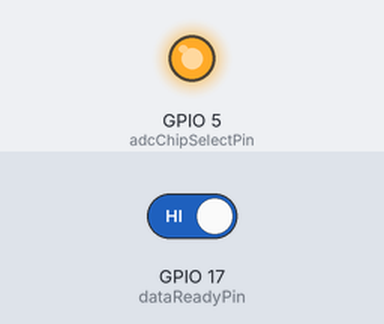
Recording of a sketch running on a simulated ESP32. Parts: output pins drawn as LEDs (lit = HIGH). Inputs (shaded band) come from the test bench; at power-on: GPIO 17 (dataReadyPin) HIGH. What the sketch prints to the serial monitor is not drawn.

Above: at 5.0 s.
5.1 s: GPIO 17 (dataReadyPin) driven LOW
Timing chart, 0 to 8.1 s (numbered marks = the images above; inputs shaded):
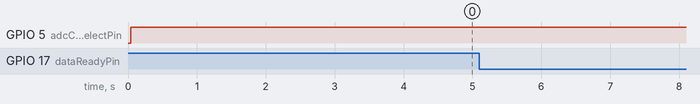

The sketch:

MCP3464.ino
```cpp
#include "MCP3464.h"

void setup()
{
  Serial.begin(115200);

  MCP3464 adc;

  adc.init();

  while(true)
  {
    for(int i=0; i<adc.numOfCh; i++)
    {
      Serial.printf("Ch %i: %d \n", i+1, adc.read());
    }
    Serial.println();
    delay(500);
  }

}

void loop()
{

}
```

MCP3464.cpp
```cpp
#include "MCP3464.h"
#include "Arduino.h"

/////////Interrupt Wrapper for Static to Non Static Conversion/////////
static MCP3464* adcList[numberOfAdcs] = {nullptr};
int instanceCount = 0;

template<unsigned ADC>
static void dataReady_Wrapper()
{
  (adcList[ADC])->dataReadyInterrupt();
}

static void (*const dataReady_Handler[numberOfAdcs])() =
{
  dataReady_Wrapper<0>
  // add as more stimulators appear
};
/////////////////////////////////////////////////////////////////////


MCP3464::MCP3464()
{
  instanceIndex = instanceCount;
  instanceCount++;
  adcList[instanceIndex] = this;
  Ch = 0;
  attachInterrupt(dataReadyPin, dataReady_Handler[instanceIndex], FALLING);
}


void MCP3464::dataReadyInterrupt()
{
  dataReady = true;
}


unsigned short MCP3464::read()
{
  // blocking wait for new data to be ready
  while(!dataReady);

  // SPI full duplex transfer
  digitalWrite(adcChipSelectPin,LOW);
  SPI.transfer(readConversionData);
  adcReading = (SPI.transfer(0) << 8);
  adcReading += SPI.transfer(0);
  digitalWrite(adcChipSelectPin, HIGH);

  nextCh();

  return (adcReading+32768);
}


void MCP3464::init()
{
  //SPI initialisation
  pinMode (adcChipSelectPin, OUTPUT);
  // set the ChipSelectPins high initially (CS active Low):
  digitalWrite(adcChipSelectPin, HIGH);
  // initialise SPI:
  SPI.begin();

  SPI.beginTransaction(SPISettings(20000000, MSBFIRST, SPI_MODE0));
  //set frequency to be 20 MHz,  bit order to Most Sig. first, set SPI mode to 0.
  //See Arduino SPI library documentation for details

  //SPI.setBitOrder(MSBFIRST);         // Not strictly needed but just to be sure.
  //SPI.setDataMode(SPI_MODE0);        // Not strictly needed but just to be sure.
  //SPI.setFrequency(20000000);        // The maximum frequency of the ADC is 20MHz

  unsigned char data[5];

  // ADC initialisation
  // Reset, initial config and tests connection
  writeData(&fullResetFastCmd, 1);

  // Write the initial config
  writeData(&initialConfigData[0], 7);

  // Check we can talk to the device
  readData(readConfigBytes, &data[0], 5);
  if ((data[1] != initialConfigData[1]) || (data[2] != initialConfigData[2]) || (data[3] != initialConfigData[3]) || (data[4] != initialConfigData[4]))
  {
    delay(1000);
    Serial.println();
    Serial.println("ADC Init fail");
    Serial.println();
    return;
  }

  // Set multiplexer of ADC to Ch0
  writeData(&muxRegisters[0][0], 2);

  // Start the first ADC conversion
  writeData(&startConversionFastCmd, 1);

  delay(1000);
  Serial.println("ADC OK");
}


// sets new multiplexer channel
void MCP3464::nextCh()
{
  Ch++;

  if (Ch >= numOfCh)
  {
    Ch = 0;
  }

  // Write the new ADC channel to multiplexer
  writeData(&muxRegisters[Ch][0], 2);

  // reset flag and wait for interrupt to flag for new adc reading
  dataReady = false;

  // Start the next conversion (single conversion mode)
  writeData(&startConversionFastCmd, 1);

}


void MCP3464::readData(unsigned char cmd, unsigned char *data, unsigned char len)
{
  digitalWrite(adcChipSelectPin,LOW); // chip Select pin low to read/write to ADC.

  // Write command byte
  *data = SPI.transfer(cmd);
  data++;
  len--;

  // Read remaining bytes
  while (len > 0)
  {
    *data = SPI.transfer(0);
    data++;
    len--;
  }

  digitalWrite(adcChipSelectPin,HIGH); // chip Select pin high to stop read/write of ADC
}


void MCP3464::writeData(const unsigned char *data, unsigned char len)
{
  digitalWrite(adcChipSelectPin,LOW); // chip Select pin low to read/write to ADC.

  // Write bytes
  while (len > 0)
  {
  (void)SPI.transfer(*data);
  data++;
  len--;
  }

  digitalWrite(adcChipSelectPin,HIGH); // chip Select pin high to stop read/write of ADC
}
```

MCP3464.h
```cpp
#pragma once
#include <SPI.h>

// change if more than one MCP3464 per arduino
#define numberOfAdcs 1

// SPI Pins
#define adcChipSelectPin 5
#define dataReadyPin 17

/**********************
 *
 * The MCP3464 class is for sending and receiving data through SPI to the MCP3464 ADC
 *
 ***********************/
class MCP3464{
protected:
    static constexpr const float vRef = 1.65;
    int Ch;
    signed short adcReading;

    // method to write register data to ADC
    void writeData(const unsigned char *data, unsigned char len);
    // method for reading ADC registers - for confirming ADC is initialised properly and for debugging
    void readData(unsigned char cmd, unsigned char *data, unsigned char len);
    // switches multiplexer to next channel
    void nextCh();

public:
    int numOfCh = 8;
    volatile bool dataReady = false;
    int instanceIndex = 0;
    // constructor
    MCP3464();
    //interrupt ISR to turn data ready flag true
    void dataReadyInterrupt();
    // method to initialise SPI and ADC
    void init();
    // method to read current adc channel
    unsigned short read();
};


// Datasheet for MCP3464: https://www.mouser.co.uk/datasheet/2/268/20006180C_MCP3461_2_4_Two_Four_Eight_Channel_LowNo-2297874.pdf
// Register definitions
#define REG_ADCDATA 0x00
#define REG_CONFIG0 0x01
#define REG_CONFIG1 0x02
#define REG_CONFIG2 0x03
#define REG_CONFIG3 0x04
#define REG_IRQ 0x05
#define REG_MUX 0x06
#define REG_SCAN 0x07
#define REG_TIMER 0x08
#define REG_OFFSETCAL 0x09
#define REG_GAINCAL 0x0A
#define REG_LOCK 0x0D

// ADC Commands and Registers
const unsigned char initialConfigData[7] =
{
 0b01000110, // Control byte: Device address 1, incremental write starting at address 1 (Config0 register)
 0b11000010, // Config0: No total shutdown, external clock (up to 20MHz clock input), 0uA on ADC inputs, ADC standby mode
 0b00000000, // Config1: No clock prescaler, 32 oversampling ratio, 00 (reserved bits)
 0b10001111, // Config2: 1x Boost, 16x Gain, auto-zeroing enabled, reserved bits set to 1
 0b10000000, // Config3: One-shot conversion then standby mode, 16-bit two's complement ADC data (SGN + 15 bit), CRC disabled, offset and gain disabled
 0b00000110, // IRQ Register: Fast commands enabled, IRQ active low enabled (connected to dataReadyPin)
 0b00000001 // Mux register: Channel 0 on +, REFIN- on -};
};

// Fast commands
const unsigned char startConversionFastCmd = 0b01101000; // Fast command to start a conversion
const unsigned char fullResetFastCmd = 0b01111000; // Fast command to reset device
const unsigned char readConversionData = 0b01000011; // Device address 1, incremental read starting at register address 0 (ADC Data register)
const unsigned char readConfigBytes = 0b01000111; // Device address 1, incremental read starting at register address 1 (Config0)
const unsigned char readIRQ = 0b01010101; // static read of IRQ register

// Mux Register locations for channels
 const unsigned char muxRegisters[8][2] =
{
   {
    0b01011010, // Control byte: Device address 1, incremental write starting at address 6 (Mux register)
    0b00001100, // Channel 0 on +, REFIN- on -
   },
   {
    0b01011010, // Control byte: Device address 1, incremental write starting at address 6 (Mux register)
    0b00011100, // Channel 1 on +, REFIN- on -
   },
   {
    0b01011010, // Control byte: Device address 1, incremental write starting at address 6 (Mux register)
    0b00101100, // Channel 2 on +, REFIN- on -
   },
   {
    0b01011010, // Control byte: Device address 1, incremental write starting at address 6 (Mux register)
    0b00111100, // Channel 3 on +, REFIN- on -
   },
   {
    0b01011010, // Control byte: Device address 1, incremental write starting at address 6 (Mux register)
    0b01001100, // Channel 4 on +, REFIN- on -
   },
   {
    0b01011010, // Control byte: Device address 1, incremental write starting at address 6 (Mux register)
    0b01011100, // Channel 5 on +, REFIN- on -
   },
   {
    0b01011010, // Control byte: Device address 1, incremental write starting at address 6 (Mux register)
    0b01101100, // Channel 6 on +, REFIN- on -
   },
   {
    0b01011010, // Control byte: Device address 1, incremental write starting at address 6 (Mux register)
    0b01111100, // Channel 7 on +, REFIN- on -
   },

};
```
